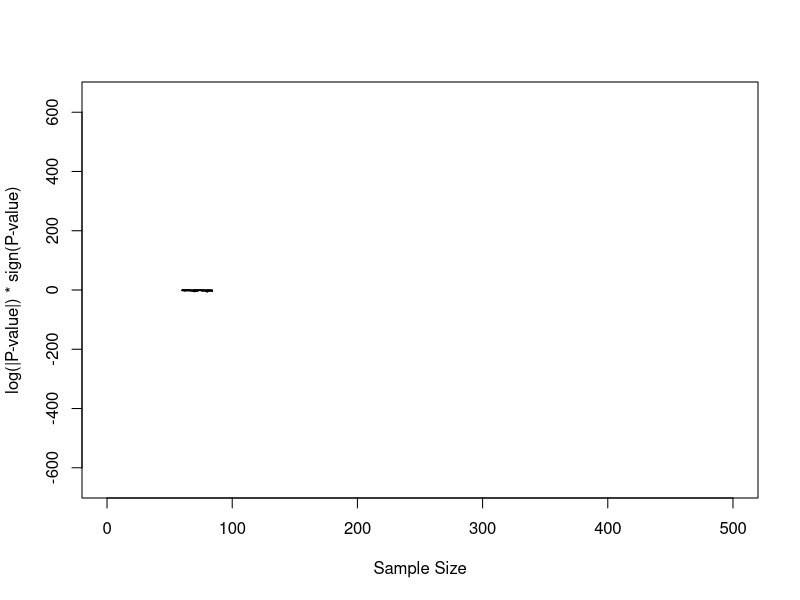
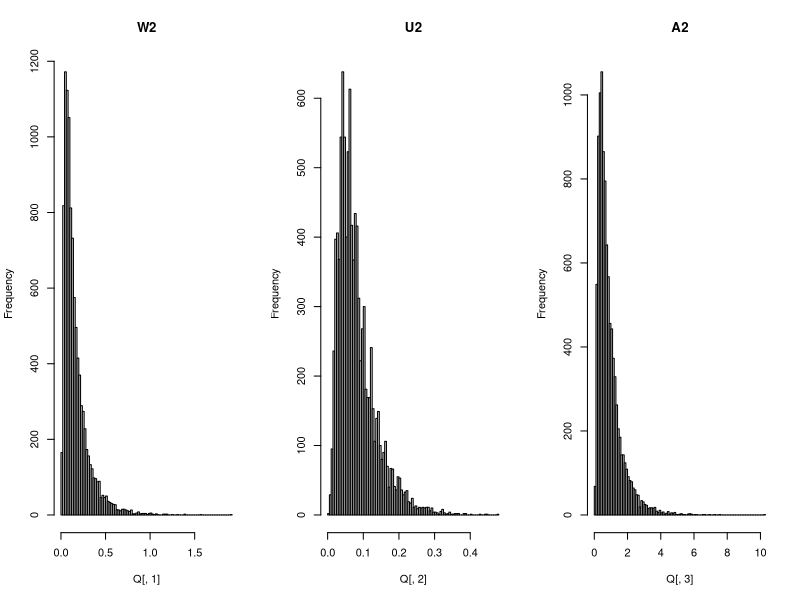

Recreate these plots in R, in order.
N <- seq(10, 500, by = 20)
P <- seq(10,200, by=10)

N <- seq(60, 85, by = 2)
P <- seq(10,30, by=1)
P <- rep(25, 15)

Q <- matrix(NA, nrow=length(P), ncol=length(N))
for(i in 1:length(N)) {
  for(j in 1:length(P)) {
    n <- N[i]
    p <- P[j]
    y <- ecdf(1:p)
    x <- sample(1:p, n, replace=TRUE)
    Q[j,i] <- ks.test(x,y, alternative="less")$p.value
  }
}
rownames(Q) <- P
colnames(Q) <- N

plot(1, 0, xlim=c(0,500), ylim=c(-650,650), col="white", xlab="Sample Size", ylab="log(|P-value|) * sign(P-value)")

for(i in 1:nrow(Q)) {
  lines(N, log(abs(Q[i,]))*sign(Q[i,]))
}

Q <- matrix(NA, nrow=40, ncol=82) 
A <- rep(NA, 40)

for(i in 1:40 ) {
   x <- sample(1:25, 82, replace=TRUE)
   y <- ecdf(1:25)
   Q[i,] <- x
   A[i] <- ks.test(x,y, alternative="less")$p.value
}




# x = data points
# y = stepfunction of cdf
cvm.stat <- function(x,y, type=c(W2, U2, A2)) {
  I <- knots(y)
  N <- length(x)
  e <- diff(c(0,N*y(I)))
  obs <- rep(0, length(I))
  for(j in 1:length(I)) {
    obs[j] <- length(which(x == I[j]))
  }
  S <- cumsum(obs)
  T <- cumsum(e)
  H <- T/N
  p <- e/N
  t <- (p + p[c(2:length(p), 1)])/2
  Z <- S - T
  Zbar <- sum(Z*t)

  # Test Statistics:
  W2 <- sum(Z^2*t)/N
  U2 <- sum((Z-Zbar)^2*t)/N
  A2 <- sum((Z^2*t/(H*(1-H) ))[-length(I)])/N
  return(c(W2, U2, A2))
}

cvm.dist <- function(STAT, x,y, type=c(W2, U2, A2)) {

}

N <- 10000
Q <- matrix(rep(NA, N*3), nrow=N, ncol=3)
y <- ecdf(1:10)
for(i in 1:N) {
  x <- sample(1:10, 50, replace=TRUE)
  Q[i,] <- cvm.stat(x,y)
}

par(mfcol=c(1,3))
hist(Q[,1], breaks=100, main="W2")
hist(Q[,2], breaks=100, main="U2")
hist(Q[,3], breaks=100, main="A2")

# Should be 10:
sum(Q[,1] > 0.348)/nrow(Q)
sum(Q[,2] > 0.154)/nrow(Q)
sum(Q[,3] > 1.832)/nrow(Q)

## For distributions:

lambda <- c(4,1,0.5)
x <- 0.4
theta <- function(u) return(0.5*sum(atan(lambda*u)) - 0.5*x*u )
rho <- function(u) return(exp(0.25*sum(log(1+lambda^2*u^2))  ) )
fun <- function(u) return(sin(theta(u))/u*rho(u))

integrate(fun, 0, 25)



















